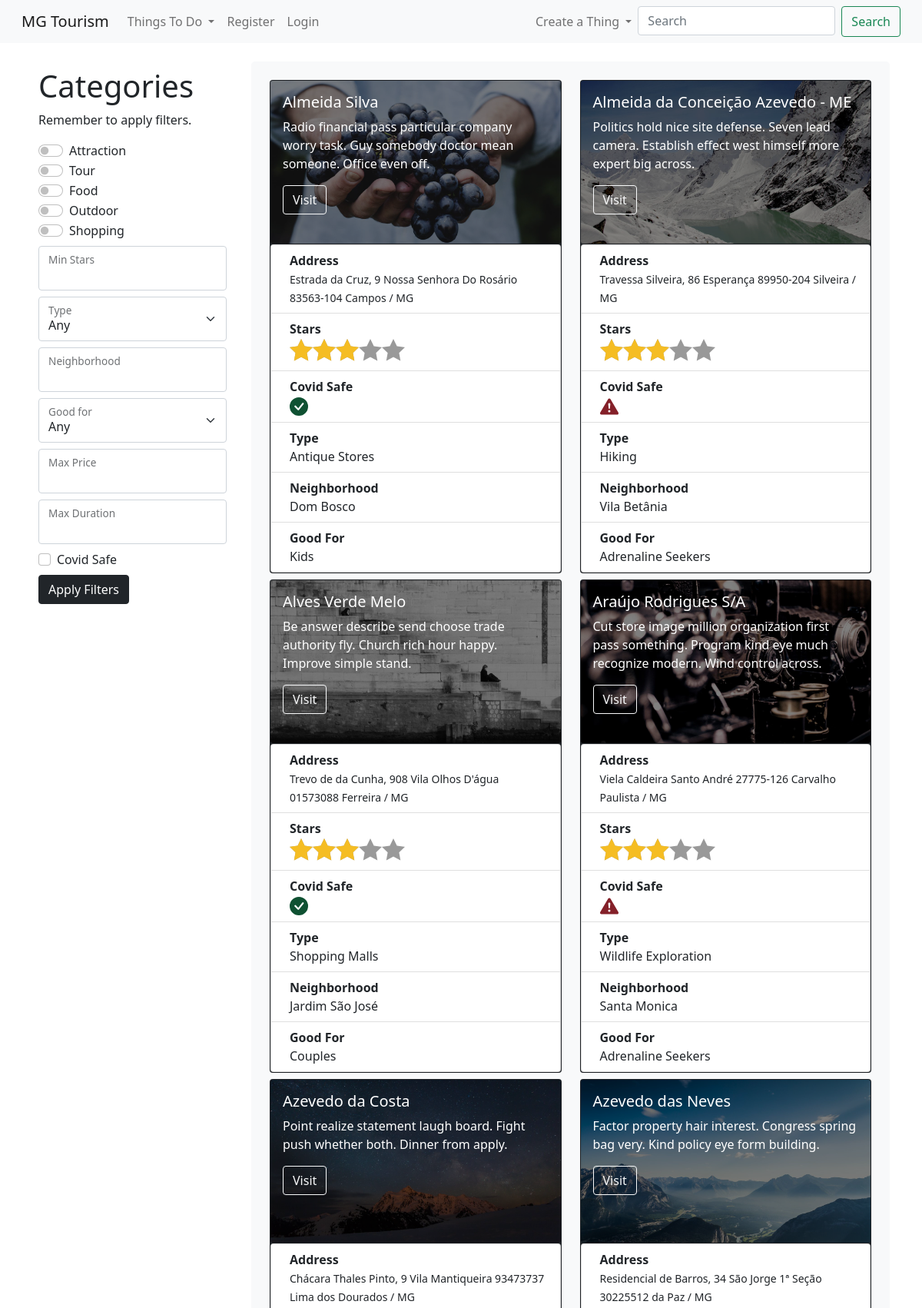
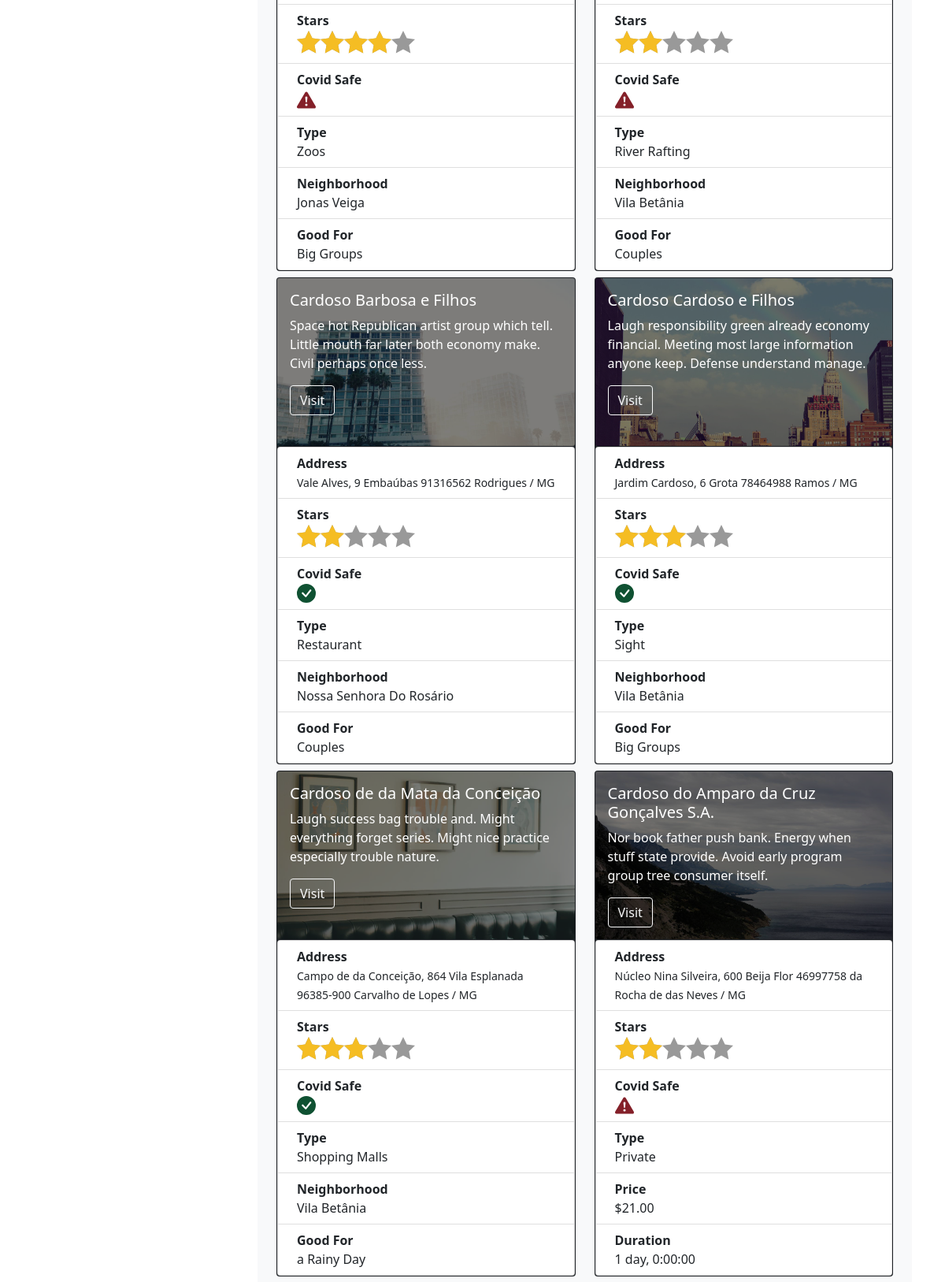
The page /core/thing_list/ (upper part) on the database its author committed (2 pictures, top to bottom).
### core/models/thing.py (models this page shows, shortened)
class Thing(models.Model):
    name = CharField(max_length=64)
    short_description = TextField()
    long_description = TextField()
    address = CharField(max_length=128)
    stars = DecimalField(
        max_digits=2,
        decimal_places=1,
        null=True,
        blank=True)
    categories = ['Attraction', 'Tour', 'Food', 'Outdoor', 'Shopping']
    tuple_categories = [(c, c) for c in categories]
    category = CharField(max_length=64, choices=tuple_categories)
    covid_safe = BooleanField()
    def get_picture(self):
        pictures = self.picture_set.all()
        if len(pictures):
            return pictures[randint(0, len(pictures)-1)]
    def get_fields(self) -> Dict[str, Any]:
        category = eval(f"{self.category.capitalize()}")
        obj = eval(f"self.{self.category}".lower())
        fields = self.remove_unwanted_keys({field.name: field.value_to_string(obj) for field in category._meta.fields})
        return fields
    def remove_unwanted_keys(self, fields: Dict[str, Any]) -> Dict[str, Any]:
        unwanted = 'id name short_description category thing_ptr'.split(' ')
        for key in unwanted:
            del fields[key]
        return fields

class Picture(models.Model):
    thing = ForeignKey(Thing, on_delete=models.CASCADE, null=True)
    image = ImageField(upload_to='thing_pics')

class Shopping(Thing):
    types = ['Gift Shop', 'Shopping Mall', 'Antique Store', 'Department Store', 'Factory Outlet']
    tuple_types = [(t, t) for t in types]
    type = CharField(max_length=64, choices=tuple_types)
    neighborhood = CharField(max_length=64)
    good_fors = Attraction.good_fors.copy()
    good_fors.remove('Adrenaline Seekers')
    tuple_choices = [(choice, choice) for choice in good_fors]
    good_for = CharField(max_length=64, choices=tuple_choices)

class Outdoor(Thing):
    types = ['Wildlife Exploration', 'Hiking', 'Biking', 'Zoo', 'River Rafting']
    tuple_types = [(t, t) for t in types]
    type = CharField(max_length=64, choices=tuple_types)
    neighborhood = CharField(max_length=64)
    good_fors = Attraction.good_fors.copy()
    good_fors.remove("a Rainy Day")
    tuple_choices = [(choice, choice) for choice in good_fors]
    good_for = CharField(max_length=64, choices=tuple_choices)

class Food(Thing):
    types = ['Farmers Market', 'Breweries and Wine', 'Coffee Shop', 'Restaurant', 'Bar']
    tuple_types = [(t, t) for t in types]
    type = CharField(max_length=64, choices=tuple_types)
    neighborhood = CharField(max_length=64)
    good_fors = Attraction.good_fors
    tuple_choices = [(choice, choice) for choice in good_fors]
    good_for = CharField(max_length=64, choices=tuple_choices)

class Attraction(Thing):
    types = ['Nightlife', 'Sight', 'Landmark', 'Museum', 'Fun']
    tuple_types = [(t, t) for t in types]
    type = CharField(max_length=64, choices=tuple_types)
    neighborhood = CharField(max_length=64)
    good_fors = ['Kids', 'Big Groups',
        'Adrenaline Seekers',
        'a Rainy Day', 'Couples']
    tuple_choices = [(choice, choice) for choice in good_fors]
    good_for = CharField(max_length=64, choices=tuple_choices)

class Tour(Thing):
    category = 'Tour'
    types = ['Multi-day', 'City', 'Cultural', 'Historical', 'Private']
    tuple_types = [(t, t) for t in types]
    type = CharField(max_length=64, choices=tuple_types)
    price = DecimalField(max_digits=9, decimal_places=2)
    duration = DurationField()

### core/views/thing.py (the view)
# urls.py: path('thing_list/', views.ThingListView.as_view(), name='thing_list'),
class ThingListView(ListView):
    model = Thing
    template_name = 'core/thing/list.html'
    def get_context_data(self, **kwargs):
        return super().get_context_data(**kwargs,
        categories=self.model.categories)
    def get_queryset(self):
        query_categories = self.get_query_categories()
        query_fields = self.get_query_fields()
        return self.query_filter_fields(query_fields, query_categories)
    def get_query_categories(self) -> List[str]:
        query_categories = []
        for category in self.model.categories:
            checked = self.request.GET.get(category)
            if checked:
                query_categories.append(category)
        if not query_categories:
            return self.model.categories
        return query_categories
    def get_query_fields(self) -> Dict[str, str]:
        query_fields = {}
        querystring = self.request.GET
        for query in querystring:
            if query not in self.model.categories and (querystring[query] and querystring[query] != 'Any'):
                query_fields[query] = querystring[query]
        return query_fields
    def query_filter_fields(self, query_fields: Dict[str, str], query_categories: Dict[str, str]):
        cat_independent_filters = self.get_cat_independent_filters(query_fields)
        cat_dependent_filters = self.get_cat_dependent_filters(query_fields, query_categories)
        things = self.model.objects.all().filter(**cat_independent_filters)
        query_sets = []
        for category in query_categories:
            apply_on = things.filter(category=category)
            apply_now = {}
            for f in cat_dependent_filters:
                if category.lower() in f:
                    apply_now[f] = cat_dependent_filters[f]
            if apply_now:
                query_sets.append(apply_on.filter(**apply_now))
            else:
                query_sets.append(apply_on)
        if query_sets:
            return self.combine(query_sets)
        else:
            return things
    @staticmethod
    def get_cat_independent_filters(query_fields: Dict[str, str]) -> Dict[str, Any]:
        cat_independent_filters = {}
        if 'covid_safe' in query_fields:
            cat_independent_filters[f'covid_safe'] = True if query_fields['covid_safe'] == 'on' else False
            del query_fields['covid_safe']
        if 'stars' in query_fields:
            cat_independent_filters[f'stars__gte'] = float(query_fields['stars'])
            del query_fields['stars']
        return cat_independent_filters
    @staticmethod
    def get_cat_dependent_filters(query_fields: Dict[str, str], query_categories: List[str]) -> Dict[str, Any]:
        cat_dependent_filters = {}
        for category in query_categories:
            for field in query_fields:
                if field in [field.name for field in eval(f'{category}._meta.fields')]:
                    if field == 'price':
                        cat_dependent_filters[f'{category.lower()}__price__lte'] = float(query_fields[field])
                    elif field == 'duration':
                        cat_dependent_filters[f'{category.lower()}__duration__lte'] = timedelta(hours=float(query_fields[field]))
                    else:
                        cat_dependent_filters[f'{category.lower()}__{field}'] = query_fields[field].replace('_', ' ')
        return cat_dependent_filters
    @staticmethod
    def combine(queryset: List):
        final_queryset = queryset[0]
        for query in queryset[1:]:
            final_queryset = final_queryset | query
        return final_queryset

### core/templates/core/thing/list.html (shortened to what this page needs)
{% extends 'core/base/base.html' %}
{% load thing_filters %}
{% load static %}
{% block base_body %}
<div class="row">
    <div class="col-md-3 col-xs-6">
        <form class='pb-4 p-2'>
            <h1>Categories</h1>
            <p>Remember to apply filters.</p>
            {% for category in categories %}
                <div class="form-check form-switch">
                    <input {% is_checked category request.GET %} name="{{category}}" id="switch{{forloop.counter}}" class="form-check-input" type="checkbox" role="switch">
                    <label class="form-check-label" for="switch{{forloop.counter}}">{{category}}</label>
                </div>
            {% endfor %}
            <div class="form-floating my-2">
                {% get_param_value 'stars' request.GET as stars_selected%}
                {% if stars_selected %}
                <input value="{{stars_selected}}" name="stars" id="stars" type="number" class="form-control">
                {% else %}
                <input name="stars" id="stars" type="number" class="form-control">
                {% endif %}
                <label for="stars">Min Stars</label>
            </div>
            <div class="form-floating">
                <select name="type" class="form-select mb-2" id="type_select">
                {% get_param_value 'type' request.GET as type_selected %}
                {% if type_selected %}
                    <option>Any</option>
                {% else %}
                    <option selected>Any</option>
                {% endif %}
                {% get_types thing_list as types %}
                </select>
                <label for="type_select">Type</label>
            </div>
            {% is_in_query 'Attraction Food Outdoor Shopping' request.GET as is_in %}
            {% if is_in %}
                <div class="form-floating mb-2">
                    {% get_param_value 'neighborhood' request.GET as neighborhood_selected %}
                    {% if neighborhood_selected %}
                        <input value="{{neighborhood_selected}}" name="neighborhood" type="text" class="form-control" id="neighborhood_text">
                    {% else %}
                        <input name="neighborhood" type="text" class="form-control" id="neighborhood_text">
                    {% endif %}
                    <label for="neighborhood_text">Neighborhood</label>
                </div>
                <div class="form-floating">
                    <select name="good_for" class="form-select mb-2" id="good_for_select">
                    {% get_param_value 'good_for' request.GET as good_for_selected %}
                    {% if good_for_selected %}
                        <option>Any</option>
                    {% else %}
                        <option selected>Any</option>
                    {% endif %}
                    {% get_good_fors thing_list as good_fors %}
                    </select>
                    <label for="good_for_select">Good for</label>
                </div>
            {% endif %}
            {% is_in_query 'Tour' request.GET as is_in %}
            {% if is_in %}
                <div class="form-floating mb-2">
                    {% get_param_value 'price' request.GET as price_selected %}
                    {% if price_selected %}
                        <input value="{{price_selected}}" name="price" type="number" class="form-control" id="price">
                    {% else %}
                        <input name="price" type="number" class="form-control" id="price">
                    {% endif %}
                    <label for="price">Max Price</label>
                </div>
                <div class="form-floating mb-2">
                    {% get_param_value 'duration' request.GET as duration_selected %}
                    {% if duration_selected %}
                        <input value="{{duration_selected}}" name="duration" type="number" class="form-control" id="duration">
                    {% else %}
                        <input name="duration" type="number" class="form-control" id="duration">
                    {% endif %}
                    <label for="duration">Max Duration</label>
                </div>
            {% endif %}
            <div class="form-check mb-2">
                {% get_param_value 'covid_safe' request.GET as covid_safe_selected%}
                <input {% is_checked 'covid_safe' request.GET %} name='covid_safe' class="form-check-input" type="checkbox" id="covid_safe">
                <label class="form-check-label" for="covid_safe">
                  Covid Safe
                </label>
            </div>
            <button type="submit" class="btn btn-dark mb-2">Apply Filters</button>
        </form>
    </div>
    <div class="col-md-9 col-xs-6" id="main">
        <div class="p-4 bg-light rounded-3">
            <div class="row">
                {% if thing_list %}
                {% for thing in thing_list|dictsort:"name" %}
                    <div class="col-md-6 col-sm-12 pb-2">
                        <div class="card bg-dark text-white">
                            {% if thing.get_picture.image.url %}
                                <img src="{{thing.get_picture.image.url}}" class="card-img img-fluid height-25%">
                            {% else %}
                                <img src="{% static 'thing_default.jpg' %}">
                            {% endif %}
                            <div class="card-img-overlay">
                                <h5 class="card-title">{{thing.name}}</h5>
                                <p class="card-text">{{thing.short_description}}</p>
                                <a href="{% url "core:thing_detail" pk=thing.pk%}" class='btn btn-outline-light'>Visit</a>
                            </div>
                            <ul class="list-group">
                            {% for field, value in thing.get_fields.items %}
                                {% if field != 'long_description' %}
                                    <li class="list-group-item d-flex justify-content-between align-items-start">
                                        <div class="ms-2 me-auto">
                                            <div class="fw-bold">{{field|add_spaces}}</div>
                                            {% if field == 'covid_safe' %}
                                                {% if value == 'True' %}
                                                <svg xmlns="http://www.w3.org/2000/svg" width="24" height="24" fill="rgb(15,81,50)" class="bi bi-exclamation-triangle-fill flex-shrink-0 me-2" viewBox="0 0 16 16" role="img" aria-label="Warning:">
                                                    <path d="M16 8A8 8 0 1 1 0 8a8 8 0 0 1 16 0zm-3.97-3.03a.75.75 0 0 0-1.08.022L7.477 9.417 5.384 7.323a.75.75 0 0 0-1.06 1.06L6.97 11.03a.75.75 0 0 0 1.079-.02l3.992-4.99a.75.75 0 0 0-.01-1.05z"/>
                                                </svg>
                                                {% else %}
                                                <svg xmlns="http://www.w3.org/2000/svg" width="24" height="24" fill="rgb(132,32,41)" class="bi bi-exclamation-triangle-fill flex-shrink-0 me-2" viewBox="0 0 16 16" role="img" aria-label="Warning:">
                                                    <path d="M8.982 1.566a1.13 1.13 0 0 0-1.96 0L.165 13.233c-.457.778.091 1.767.98 1.767h13.713c.889 0 1.438-.99.98-1.767L8.982 1.566zM8 5c.535 0 .954.462.9.995l-.35 3.507a.552.552 0 0 1-1.1 0L7.1 5.995A.905.905 0 0 1 8 5zm.002 6a1 1 0 1 1 0 2 1 1 0 0 1 0-2z"/>
                                                </svg>
                                                {% endif %}
                                            {% elif field == 'stars' %}
                                                {% if value != 'None' %}
                                                <p class="starability-result mb-1" data-rating="{{value|to_int}}">
                                                </p>
                                                {% endif %}
                                            {% else %}
                                                {% if field == 'address' %}<small>{% get_field_value field thing %}</small>
                                                {% else %}
                                                {% if field == 'price' %}${% endif %}{% get_field_value field thing %}
                                                {% endif %}
                                            {% endif %}
                                        </div>
                                    </li>
                                {% endif %}
                            {% endfor %}
                            </ul>
                        </div>
                    </div>
                {% endfor %}
                {% else %}
                    <h1>There's nowhere so specific!</h1>
                    <p>Try less selective options.</p>
                {% endif %}
            </div>
        </div>
    </div>
</div>
{% endblock base_body %}

### rows shown on the page
Thing: get_picture.image (picture), name "Almeida Silva", short_description "Radio financial pass particular company worry task. Guy somebody doctor mean someone. Office even off.", get_fields "Address" "Stars" "Covid Safe" "Type" "Neighborhood" "Good For", category+address "Estrada da Cruz, 9 Nossa Senhora Do Rosário 83563-104 Campos / MG", covid_safe True (drawn), category.type "Antique Stores" "Dom Bosco" "Kids"
Thing: get_picture.image (picture), name "Almeida da Conceição Azevedo - ME", short_description "Politics hold nice site defense. Seven lead camera. Establish effect west himself more expert big across.", get_fields "Address" "Stars" "Covid Safe" "Type" "Neighborhood" "Good For", category+address "Travessa Silveira, 86 Esperança 89950-204 Silveira / MG", covid_safe False (drawn), category.type "Hiking" "Vila Betânia" "Adrenaline Seekers"
Thing: get_picture.image (picture), name "Alves Verde Melo", short_description "Be answer describe send choose trade authority fly. Church rich hour happy. Improve simple stand.", get_fields "Address" "Stars" "Covid Safe" "Type" "Neighborhood" "Good For", category+address "Trevo de da Cunha, 908 Vila Olhos D'água 01573088 Ferreira / MG", covid_safe True (drawn), category.type "Shopping Malls" "Jardim São José" "Couples"
Thing: get_picture.image (picture), name "Araújo Rodrigues S/A", short_description "Cut store image million organization first pass something. Program kind eye much recognize modern. Wind control across.", get_fields "Address" "Stars" "Covid Safe" "Type" "Neighborhood" "Good For", category+address "Viela Caldeira Santo André 27775-126 Carvalho Paulista / MG", covid_safe False (drawn), category.type "Wildlife Exploration" "Santa Monica" "Adrenaline Seekers"
Thing: get_picture.image (picture), name "Azevedo da Costa", short_description "Point realize statement laugh board. Fight push whether both. Dinner from apply.", get_fields "Address" "Stars" "Covid Safe" "Type" "Neighborhood" "Good For", category+address "Chácara Thales Pinto, 9 Vila Mantiqueira 93473737 Lima dos Dourados / MG", covid_safe False (drawn), category.type "Zoos" "Jonas Veiga" "Big Groups"
Thing: get_picture.image (picture), name "Azevedo das Neves", short_description "Factor property hair interest. Congress spring bag very. Kind policy eye form building.", get_fields "Address" "Stars" "Covid Safe" "Type" "Neighborhood" "Good For", category+address "Residencial de Barros, 34 São Jorge 1ª Seção 30225512 da Paz / MG", covid_safe False (drawn), category.type "River Rafting" "Vila Betânia" "Couples"
Thing: get_picture.image (picture), name "Cardoso Barbosa e Filhos", short_description "Space hot Republican artist group which tell. Little mouth far later both economy make. Civil perhaps once less.", get_fields "Address" "Stars" "Covid Safe" "Type" "Neighborhood" "Good For", category+address "Vale Alves, 9 Embaúbas 91316562 Rodrigues / MG", covid_safe True (drawn), category.type "Restaurant" "Nossa Senhora Do Rosário" "Couples"
Thing: get_picture.image (picture), name "Cardoso Cardoso e Filhos", short_description "Laugh responsibility green already economy financial. Meeting most large information anyone keep. Defense understand manage.", get_fields "Address" "Stars" "Covid Safe" "Type" "Neighborhood" "Good For", category+address "Jardim Cardoso, 6 Grota 78464988 Ramos / MG", covid_safe True (drawn), category.type "Sight" "Vila Betânia" "Big Groups"
Thing: get_picture.image (picture), name "Cardoso de da Mata da Conceição", short_description "Laugh success bag trouble and. Might everything forget series. Might nice practice especially trouble nature.", get_fields "Address" "Stars" "Covid Safe" "Type" "Neighborhood" "Good For", category+address "Campo de da Conceição, 864 Vila Esplanada 96385-900 Carvalho de Lopes / MG", covid_safe True (drawn), category.type "Shopping Malls" "Vila Betânia" "a Rainy Day"
Thing: get_picture.image (picture), name "Cardoso do Amparo da Cruz Gonçalves S.A.", short_description "Nor book father push bank. Energy when stuff state provide. Avoid early program group tree consumer itself.", get_fields "Address" "Stars" "Covid Safe" "Type" "Price" "Duration", category+address "Núcleo Nina Silveira, 600 Beija Flor 46997758 da Rocha de das Neves / MG", covid_safe False (drawn), category.type "Private" "21.00" "1 day, 0:00:00"

### other values the page prints
{{ category }} "Attraction" "Tour" "Food" "Outdoor" "Shopping"
